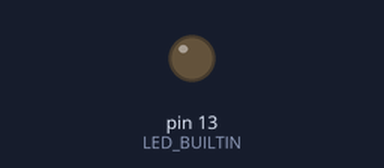
This sketch was run on a simulated Arduino Uno, built with avr-gcc and run on an emulated ATmega328P. Parts: output pins drawn as LEDs (lit = HIGH).

Above: at 0.27 s.
At 7.7 s:
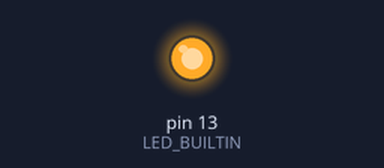
Timing chart, 0 to 8.1 s (numbered marks = the images above):
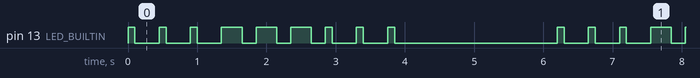

Measured:
- by itself, pin 13 (LED_BUILTIN): repeats every 6.2 s: 2 × (LOW 0.35 s, HIGH 0.10 s), LOW 0.35 s, 3 × (HIGH 0.30 s, LOW 0.20 s), 2 × (HIGH 0.10 s, LOW 0.35 s), HIGH 0.10 s, LOW 2.4 s, HIGH 0.10 s
- by itself, everything shown: repeats every 6.2 s, in 18 steps

The sketch:

DotDotDot.ino
```cpp
void setup()
{
	pinMode(LED_BUILTIN, OUTPUT);
}


void dot()
{
	digitalWrite(LED_BUILTIN, HIGH);
	delay(100);
	digitalWrite(LED_BUILTIN, LOW);
	delay(350);
}


void dash()
{
	digitalWrite(LED_BUILTIN, HIGH);
	delay(300);
	digitalWrite(LED_BUILTIN, LOW);
	delay(200);
}


void loop()
{
	dot();
	dot();
	dot();
	dash();
	dash();
	dash();
	dot();
	dot();
	dot();
	delay(2000);
}
```
